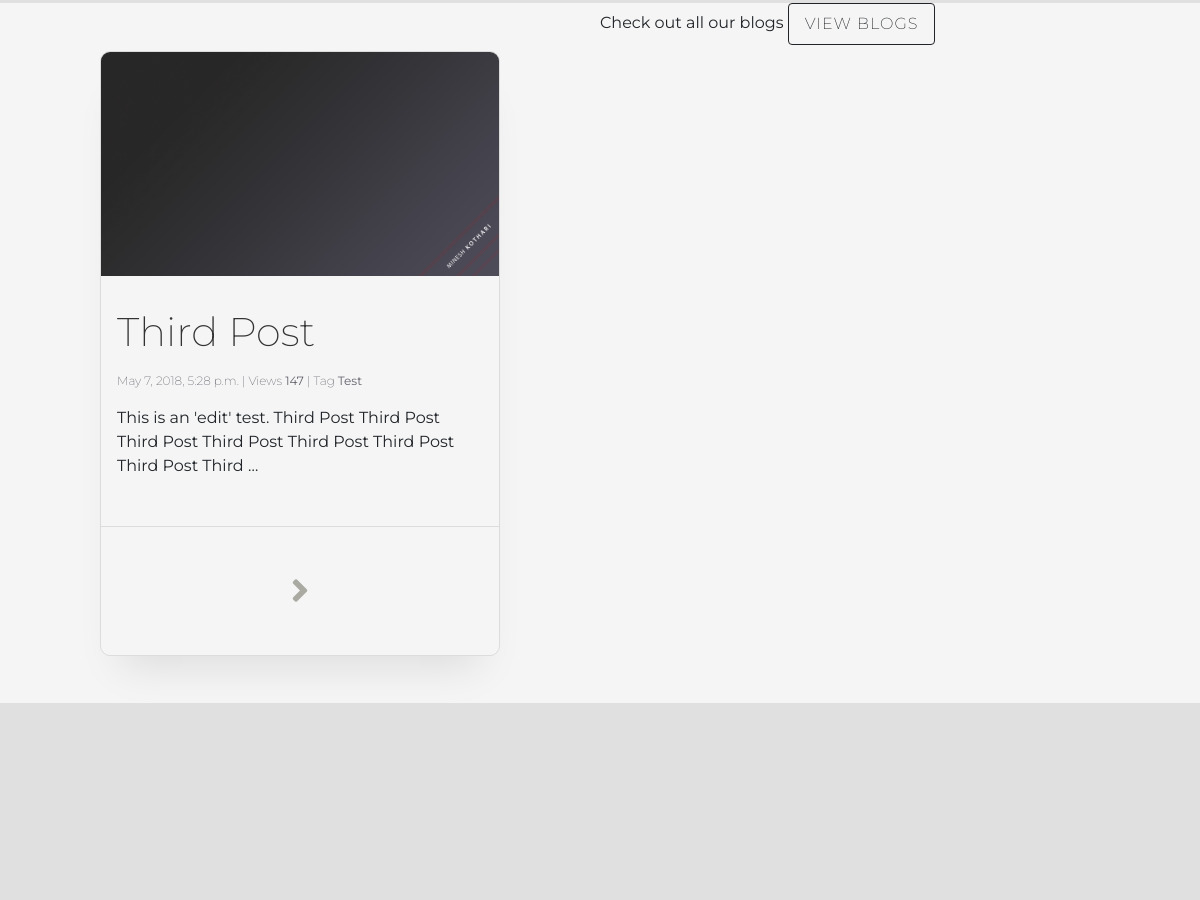
/ (middle part), run on an earlier commit of the app's database.
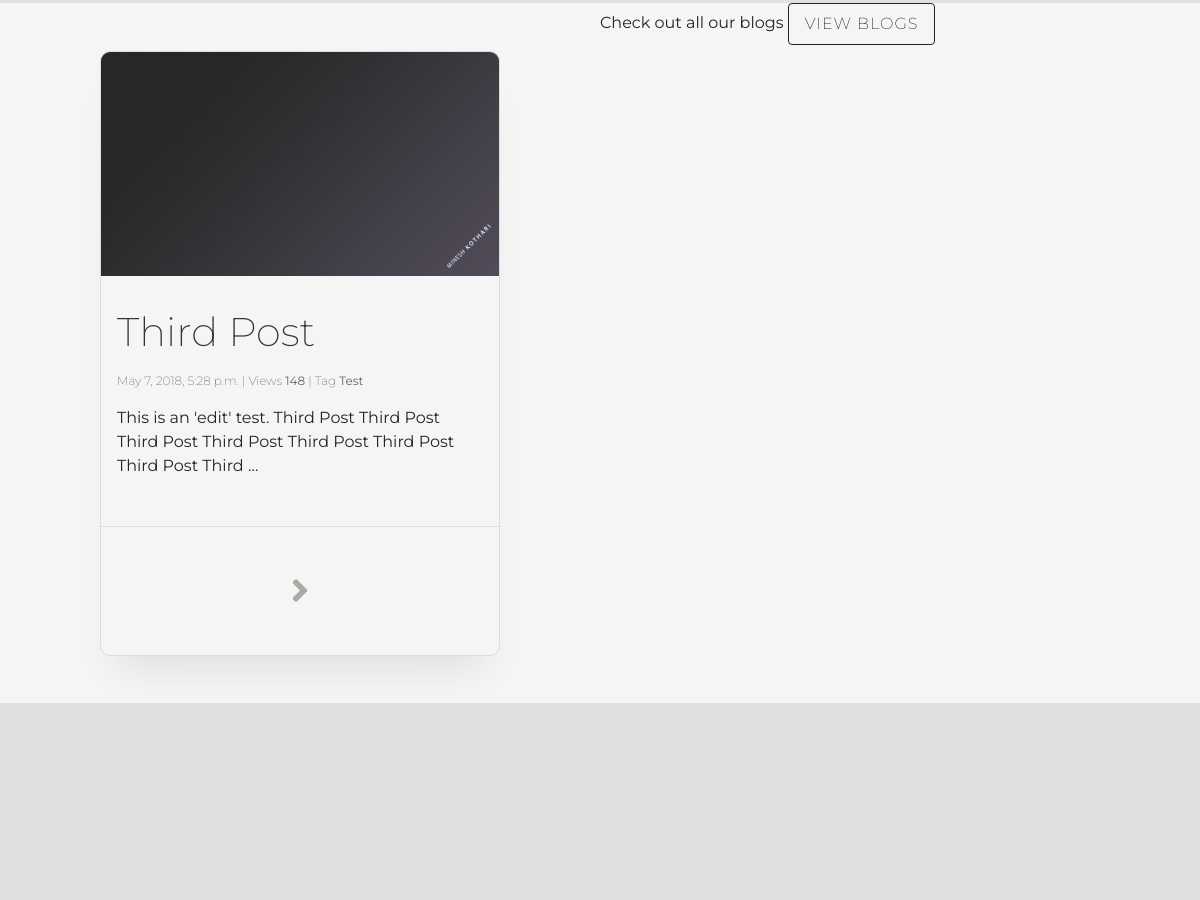
And on a later commit of the database.
### blog/models.py (models this page shows, shortened)
class Post(models.Model):
    author = models.ForeignKey(settings.AUTH_USER_MODEL)
    title = models.CharField(max_length=200)
    content = models.TextField()
    created_date = models.DateTimeField(default=timezone.now)
    published_date = models.DateTimeField(blank=True, null=True)
    views = models.IntegerField(default=0)
    tag = models.CharField(max_length=100, blank=True, null=True)
    image = models.ImageField(upload_to="images", blank=True, null=True)

### home/views.py (the view)
# urls.py: url(r'^$', views.index, name='index'),
def index(request):
    latest_post = Post.objects.filter(published_date__lte=timezone.now()
                                      ).order_by('-published_date').first()
    return render(request, 'home/index.html', {'post': latest_post})

### home/templates/home/index.html (shortened to what this page needs)
{% extends "home/base.html" %}
{% load staticfiles %}
{% block head_css %}
    <link rel="stylesheet" href="{% static "css/pages/index.css" %}">
{% endblock %}
{% block body %}
    <section class="home-section home-blog">
        <div class="row no-gutters">
            <div class="col-12 col-sm-6 post-container-col">
                <div class="row no-gutters d-flex justify-content-center">
                    <div class="post-container-home">
                        {% if post.image %}
                            <a class="post-thumbnail-container-home" href="#">
                                <img class="post-thumbnail-home" src="/media/{{ post.image }}" />
                            </a>
                        {% endif %}
                        <div class="post-detail-container-home">
                            <h3 class="post-title">{{ post.title }}</h3>
                            <p class="post-details">{{ post.published_date }} | Views <strong>{{ post.views }}</strong> | Tag <strong>{{ post.tag }}</strong></p>
                            <p class="post-snippet">{{ post.content|truncatewords:20 }}</p>
                        </div>
                        <div class="blog-read-more d-flex justify-content-center align-items-center">
                            <i class="fas fa-angle-right btn blog-read-more-icon" onclick="location.href='{{ post.id }}'"></i>
                        </div>
                    </div>
                </div>
            </div>
            <div class="col-12 col-sm-6">
                <span>Check out all our blogs</span>
                <a class="btn fullstack-btn"  onclick="location.href='{% url 'blog' %}'">View Blogs</a>
            </div>
        </div>
    </section>
    <section class="home-section home-forum">
    <div class="row no-gutters">
            <div class="col">
            </div>
            <div class="col">
            </div>
        </div>
    </section>
{% endblock %}

### home/templates/home/base.html (shortened to what this page needs)
{% load staticfiles %}
<!DOCTYPE html>
<html lang="en">
<head>
    <link rel="stylesheet" href="{% static "css/style.css" %}">
    <link rel="stylesheet" href="https://use.fontawesome.com/releases/v5.3.1/css/all.css">
    {% block head_css %}{% endblock %}
</head>
<body>
   <main class="page-content">
       {% block body %}
       {% endblock %}
   </main>
</body>
</html>

### home/static/css/pages/index.css (style rules this page uses)
.home-section { height: 700px; width: 100%; }
.home-section:nth-child(2n) { background: #e0e0e0; }
.post-container-col { padding: 4%; }
.post-container-home { width: 100%; max-width: 400px; border: 0.5px solid rgba(0, 0, 0, 0.1); border-radius: 10px; overflow: hidden; -webkit-box-shadow: 0 30px 40px -20px rgba(0, 0, 0, 0.1); box-shadow: 0 30px 40px -20px rgba(0, 0, 0, 0.1); -webkit-transition: all 350ms ease-in-out; -o-transition: all 350ms ease-in-out; transition: all 350ms ease-in-out; }
.post-thumbnail-container-home { width: 100%; max-width: 400px; }
.post-thumbnail-home { width: 100%; }
.post-detail-container-home { padding: 2em 1em; }
.post-title { color: #333333 !important; font-size: 2.5rem; font-weight: 200; margin-bottom: 1rem; }
.post-details { font-size: 12px; color: #63636E; font-weight: 200; }
.blog-read-more { border-top: 0.5px solid rgba(0, 0, 0, 0.1); }
.blog-read-more-icon { width: 100%; color: #aaaaa3; padding: 1.25em; font-size: 2.25em; -webkit-transition: all 350ms ease-in-out; -o-transition: all 350ms ease-in-out; transition: all 350ms ease-in-out; }

What changed in the data, as far as the page shows it:
changed Post "Third Post": views "147" → "148"
